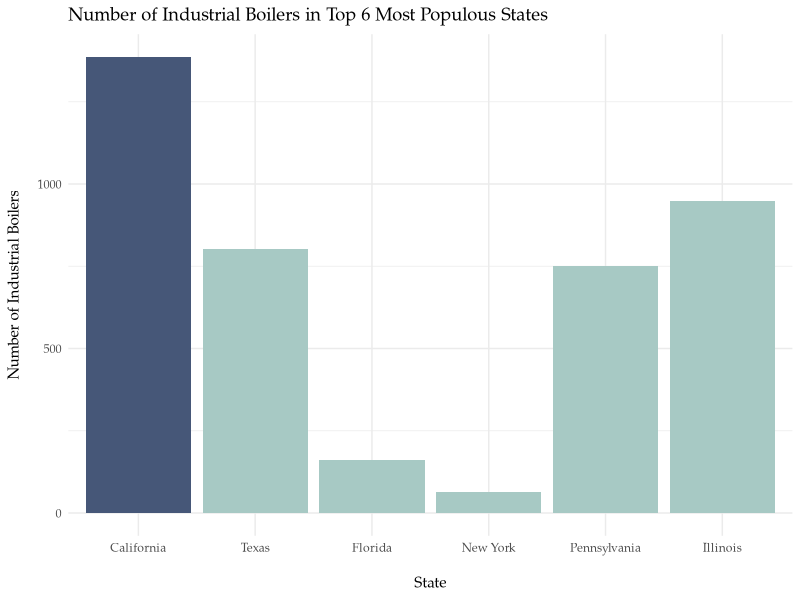
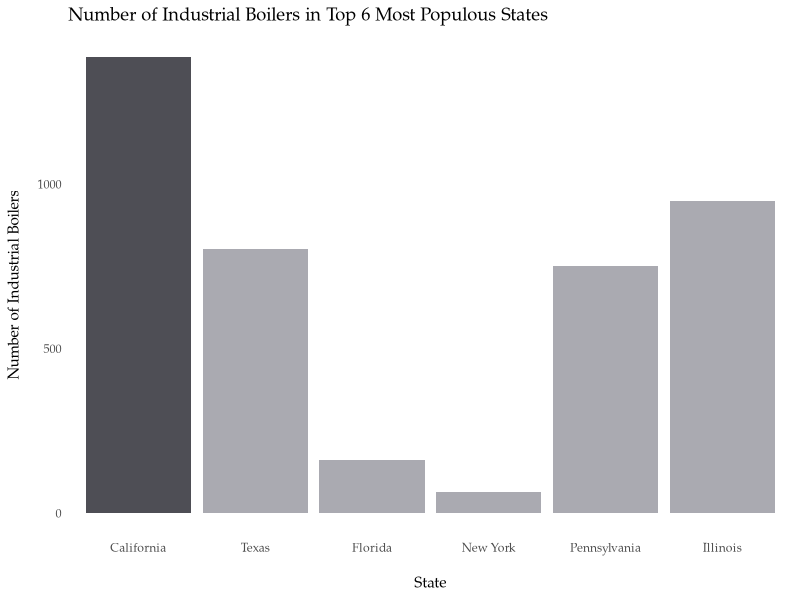
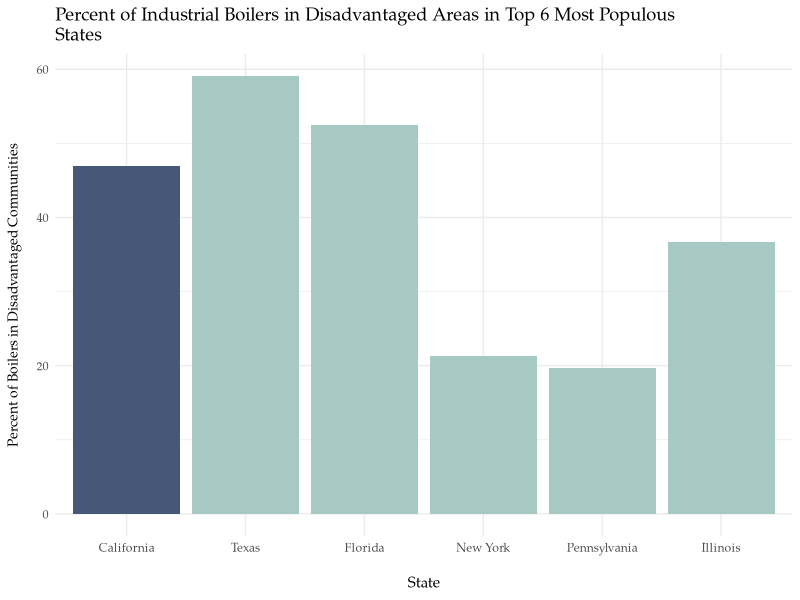
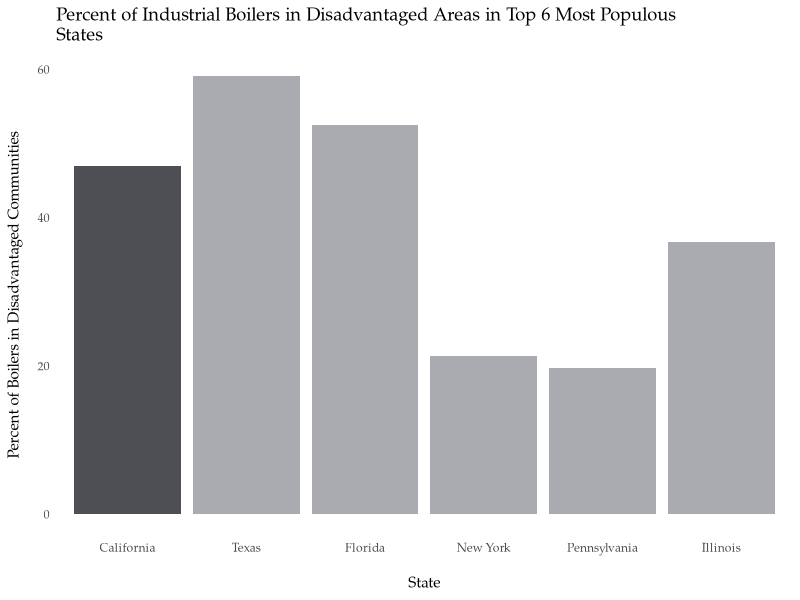
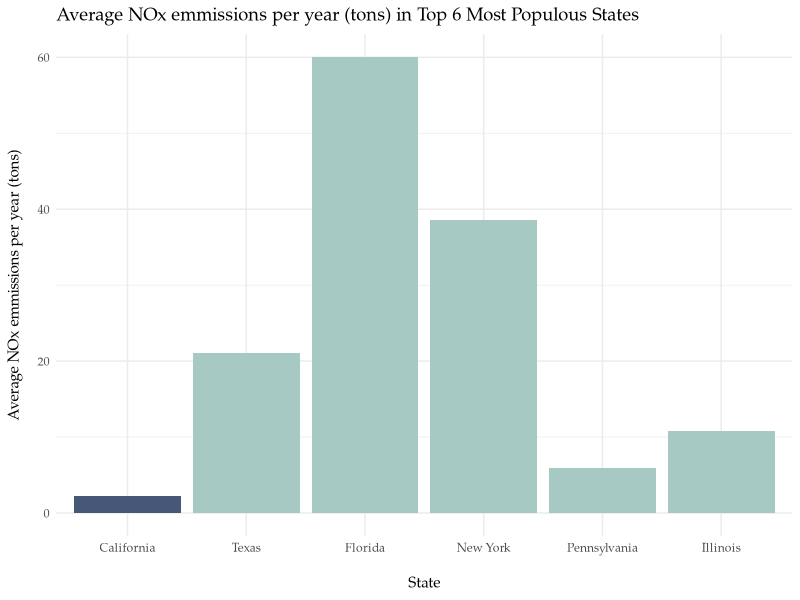
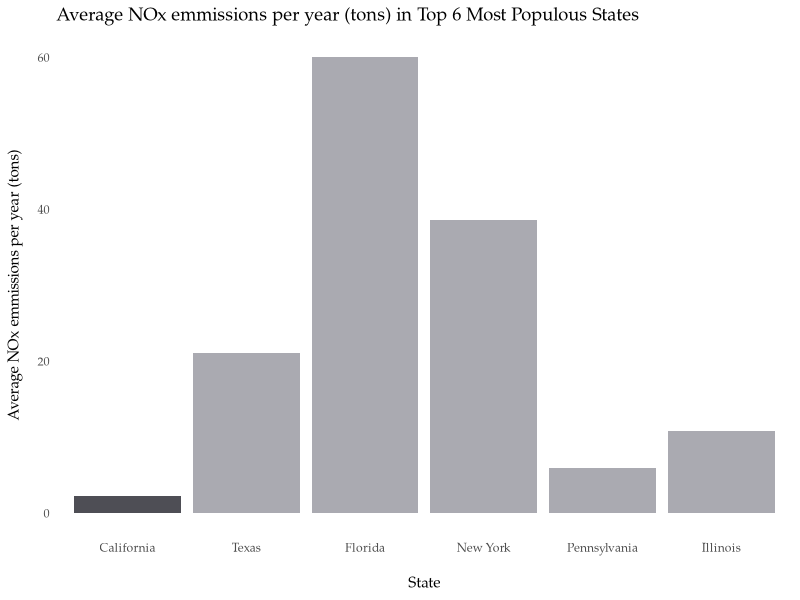
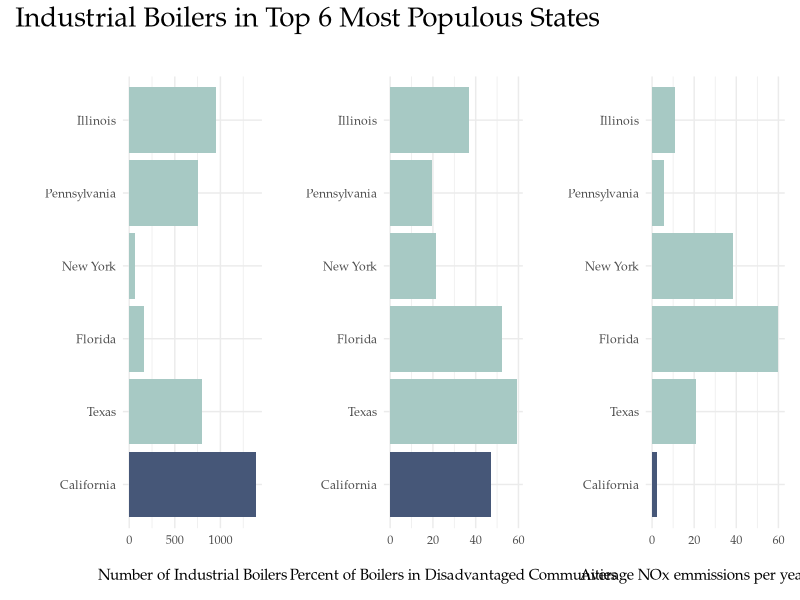
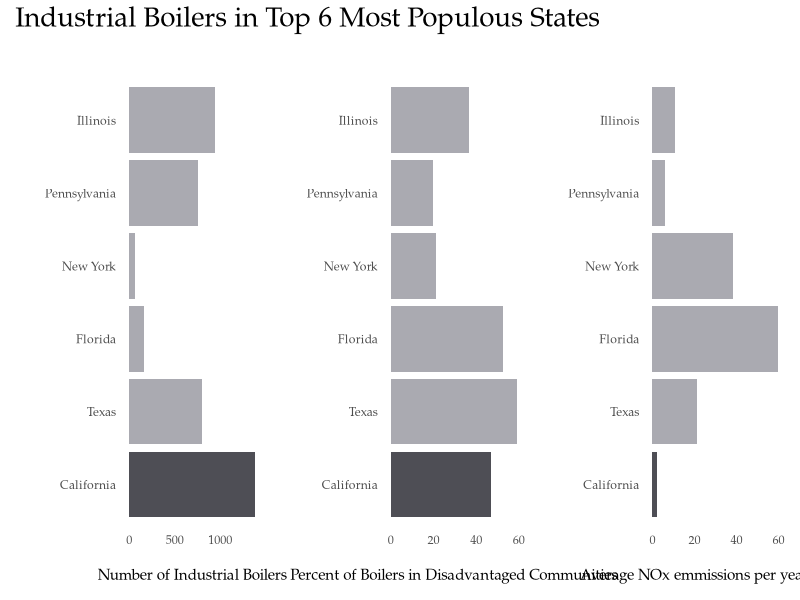

The R source for these figures, in order:
## ---- chunk 1
library(tidyverse)
library(patchwork)
library(stringr)
## ---- chunk 2
data <- read.csv("boiler.csv")
#source: https://clausa.app.carto.com/map/07d7be74-69f7-4a7f-9cd7-bb92a84b5db3?lat=34.703793&lng=-112.353511&zoom=5
## ---- chunk 3
cols <- c("Texas" = "#A7C9C4", "California" = "#465778", "Florida" = "#A7C9C4", "New York" = "#A7C9C4",
          "Pennsylvania" = "#A7C9C4", "Illinois" = "#A7C9C4")

col_graph_1 <- data %>%
  ggplot(aes(x = reorder(State, pop), y = Count, fill = State)) +
  geom_col()+
  scale_fill_manual(values = cols, name = "State") +
  theme_minimal() +
  theme(text = element_text(family = "Palatino"),
        axis.title.x = element_text(margin = margin(t = 15)),
        axis.title.y = element_text(margin = margin(r = 10)),
        legend.position = "none") +
  labs(title = str_wrap("Number of Industrial Boilers in Top 6 Most Populous States"),
       x = "State",
       y = "Number of Industrial Boilers")

col_graph_1
## ---- chunk 4
cols_bw <- c("Texas" = "#AAAAB1", "California" = "#4E4E55", "Florida" = "#AAAAB1", "New York" = "#AAAAB1",
          "Pennsylvania" = "#AAAAB1", "Illinois" = "#AAAAB1")

bw_graph <- data %>%
  ggplot(aes(x = reorder(State, pop), y = Count, fill = State)) +
  geom_col()+
  scale_fill_manual(values = cols_bw, name = "State") +
  theme_minimal() +
  theme(text = element_text(family = "Palatino"),
        axis.title.x = element_text(margin = margin(t = 15)),
        axis.title.y = element_text(margin = margin(r = 10)),
        panel.grid.major = element_blank(),
        panel.grid.minor = element_blank(),
        legend.position = "none") +
  labs(title = "Number of Industrial Boilers in Top 6 Most Populous States",
       x = "State",
       y = "Number of Industrial Boilers")

bw_graph
## ---- chunk 5
col_graph_2 <- data %>%
  ggplot(aes(x = reorder(State, pop), y = DAC, fill = State)) +
  geom_col()+
  scale_fill_manual(values = cols, name = "State") +
  theme_minimal() +
  theme(text = element_text(family = "Palatino"),
        axis.title.x = element_text(margin = margin(t = 15)),
        axis.title.y = element_text(margin = margin(r = 10), size = 10),
        legend.position = "none") +
  labs(title = str_wrap("Percent of Industrial Boilers in Disadvantaged Areas in Top 6 Most Populous States"),
       x = "State",
       y = "Percent of Boilers in Disadvantaged Communities")

col_graph_2

# ggsave("col_disadvantage.pdf", plot = col_graph_2, device = "pdf", width = 8, height = 6)

## ---- chunk 6
bw_graph_2 <- data %>%
  ggplot(aes(x = reorder(State, pop), y = DAC, fill = State)) +
  geom_col()+
  scale_fill_manual(values = cols_bw, name = "State") +
  theme_minimal() +
  theme(text = element_text(family = "Palatino"),
        axis.title.x = element_text(margin = margin(t = 15)),
        axis.title.y = element_text(margin = margin(r = 10)),
        panel.grid.major = element_blank(),
        panel.grid.minor = element_blank(),
        legend.position = "none") +
  labs(title = str_wrap("Percent of Industrial Boilers in Disadvantaged Areas in Top 6 Most Populous States"),
       x = "State",
       y = "Percent of Boilers in Disadvantaged Communities")

bw_graph_2
## ---- chunk 7
col_graph_3 <- data %>%
  ggplot(aes(x = reorder(State, pop), y = NOx, fill = State)) +
  geom_col()+
  scale_fill_manual(values = cols, name = "State") +
  theme_minimal() +
  theme(text = element_text(family = "Palatino"),
        axis.title.x = element_text(margin = margin(t = 15)),
        axis.title.y = element_text(margin = margin(r = 10)),
        legend.position = "none") +
  labs(title = str_wrap("Average NOx emmissions per year (tons) in Top 6 Most Populous States"),
       x = "State",
       y = "Average NOx emmissions per year (tons)")

col_graph_3
## ---- chunk 8

bw_graph_3 <- data %>%
  ggplot(aes(x = reorder(State, pop), y = NOx, fill = State)) +
  geom_col()+
  scale_fill_manual(values = cols_bw, name = "State") +
  theme_minimal() +
  theme(text = element_text(family = "Palatino"),
        axis.title.x = element_text(margin = margin(t = 15)),
        axis.title.y = element_text(margin = margin(r = 10)),
        panel.grid.major = element_blank(),
        panel.grid.minor = element_blank(),
        legend.position = "none") +
  labs(title = str_wrap("Average NOx emmissions per year (tons) in Top 6 Most Populous States"),
       x = "State",
       y = "Average NOx emmissions per year (tons)")

bw_graph_3
## ---- chunk 9
# take out the col_graph_3 to remove the graph on avg NOx emissions

col_graph_1 + col_graph_2 + col_graph_3 & 
  coord_flip() & labs(x = "", title = "")  &
#  theme(plot.margin = margin(0.1, 0.1, 0.1, 0.1)) +
  plot_annotation(title = "Industrial Boilers in Top 6 Most Populous States", 
    theme = theme(plot.title = element_text(family = "Palatino", size = 20)))
## ---- chunk 10
# take out the col_graph_3 to remove the graph on avg NOx emissions

bw_graph + bw_graph_2 + bw_graph_3 &
  coord_flip() & labs(x = "", title = "")  &
#  theme(plot.margin = margin(0.1, 0.1, 0.1, 0.1)) +
  plot_annotation(title = "Industrial Boilers in Top 6 Most Populous States", 
    theme = theme(plot.title = element_text(family = "Palatino", size = 20)))
## ---- chunk 11
boilers <- col_graph_1 + col_graph_2 & 
  coord_flip() & labs(x = "", title = "")  &
  plot_annotation(title = "Industrial gas boilers in top six most populous states", 
    theme = theme(plot.title = element_text(family = "Palatino", size = 20)))

boilers
## ---- chunk 12
boilers_bw <- bw_graph + bw_graph_2 & 
  coord_flip() & labs(x = "", title = "")  &
  plot_annotation(title = "Industrial gas boilers in top six most populous states", 
    theme = theme(plot.title = element_text(family = "Palatino", size = 20)))

boilers_bw
## ---- chunk 13
ggsave("boilers.pdf", plot = boilers, device = "pdf", width = 8, height = 6)

ggsave("boilers.png", plot = boilers, device = "png", width = 8, height = 6)

ggsave("boilers_bw.pdf", plot = boilers_bw, device = "pdf", width = 8, height = 6)
